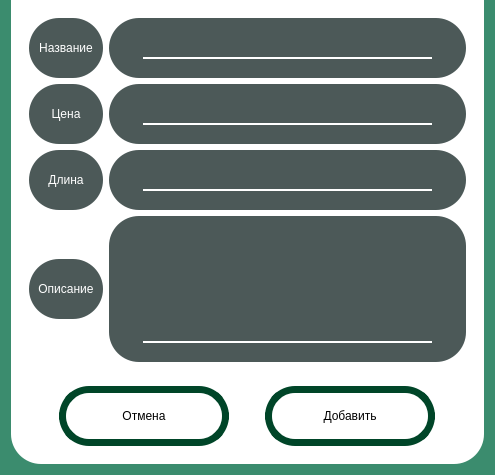
<?xml version="1.0" encoding="UTF-8"?>
<ui version="4.0">
 <class>AddServiceWindow</class>
 <widget class="QDialog" name="AddServiceWindow">
  <property name="geometry">
   <rect>
    <x>0</x>
    <y>0</y>
    <width>495</width>
    <height>475</height>
   </rect>
  </property>
  <property name="minimumSize">
   <size>
    <width>495</width>
    <height>475</height>
   </size>
  </property>
  <property name="maximumSize">
   <size>
    <width>495</width>
    <height>475</height>
   </size>
  </property>
  <property name="windowTitle">
   <string>Dialog</string>
  </property>
  <property name="styleSheet">
   <string notr="true">background-color:#3B8C6E</string>
  </property>
  <layout class="QGridLayout" name="gridLayout">
   <property name="topMargin">
    <number>0</number>
   </property>
   <item row="0" column="0">
    <widget class="QWidget" name="widget" native="true">
     <property name="styleSheet">
      <string notr="true">background:white;
border-bottom-left-radius:30;
border-bottom-right-radius:30
</string>
     </property>
     <layout class="QGridLayout" name="gridLayout_2">
      <property name="topMargin">
       <number>9</number>
      </property>
      <item row="1" column="0" alignment="Qt::AlignmentFlag::AlignBottom">
       <widget class="QWidget" name="widget_15" native="true">
        <layout class="QHBoxLayout" name="horizontalLayout">
         <item>
          <widget class="QPushButton" name="PBCancel">
           <property name="minimumSize">
            <size>
             <width>0</width>
             <height>60</height>
            </size>
           </property>
           <property name="maximumSize">
            <size>
             <width>170</width>
             <height>16777215</height>
            </size>
           </property>
           <property name="styleSheet">
            <string notr="true">QPushButton{
	border-radius:30;
	background-color:white;
	color:black;
	border: 7px solid #004528;
}

QPushButton:hover{
        background-color:#ACACAC;
}</string>
           </property>
           <property name="text">
            <string>Отмена</string>
           </property>
           <property name="autoDefault">
            <bool>false</bool>
           </property>
          </widget>
         </item>
         <item>
          <widget class="QPushButton" name="PBAdd">
           <property name="minimumSize">
            <size>
             <width>0</width>
             <height>60</height>
            </size>
           </property>
           <property name="maximumSize">
            <size>
             <width>170</width>
             <height>16777215</height>
            </size>
           </property>
           <property name="styleSheet">
            <string notr="true">QPushButton{
	border-radius:30;
	background-color:white;
	color:black;
	border: 7px solid #004528;
}

QPushButton:hover{
        background-color:#ACACAC;
}</string>
           </property>
           <property name="text">
            <string>Добавить</string>
           </property>
           <property name="autoDefault">
            <bool>false</bool>
           </property>
          </widget>
         </item>
        </layout>
       </widget>
      </item>
      <item row="0" column="0">
       <widget class="QWidget" name="widget_3" native="true">
        <property name="minimumSize">
         <size>
          <width>0</width>
          <height>0</height>
         </size>
        </property>
        <layout class="QGridLayout" name="gridLayout_3">
         <property name="topMargin">
          <number>9</number>
         </property>
         <item row="0" column="0">
          <widget class="QWidget" name="widget_2" native="true">
           <property name="maximumSize">
            <size>
             <width>16777215</width>
             <height>60</height>
            </size>
           </property>
           <property name="styleSheet">
            <string notr="true">background:#4C5958;
border-radius:30</string>
           </property>
           <layout class="QGridLayout" name="gridLayout_9">
            <item row="0" column="0">
             <widget class="QLabel" name="label_6">
              <property name="layoutDirection">
               <enum>Qt::LayoutDirection::LeftToRight</enum>
              </property>
              <property name="styleSheet">
               <string notr="true">color:white</string>
              </property>
              <property name="text">
               <string>Название</string>
              </property>
              <property name="alignment">
               <set>Qt::AlignmentFlag::AlignCenter</set>
              </property>
             </widget>
            </item>
           </layout>
          </widget>
         </item>
         <item row="0" column="1">
          <widget class="QWidget" name="widget_4" native="true">
           <property name="minimumSize">
            <size>
             <width>0</width>
             <height>60</height>
            </size>
           </property>
           <property name="maximumSize">
            <size>
             <width>16777215</width>
             <height>60</height>
            </size>
           </property>
           <property name="styleSheet">
            <string notr="true">background:#4C5958;
border-radius:30</string>
           </property>
           <layout class="QGridLayout" name="gridLayout_10">
            <item row="0" column="0">
             <widget class="QLineEdit" name="LEName">
              <property name="styleSheet">
               <string notr="true">border: 0px solid red;
border-bottom: 2px solid white;
color:white;
height: 25px;
margin: 10 25</string>
              </property>
              <property name="maxLength">
               <number>45</number>
              </property>
              <property name="alignment">
               <set>Qt::AlignmentFlag::AlignCenter</set>
              </property>
             </widget>
            </item>
           </layout>
          </widget>
         </item>
         <item row="1" column="0">
          <widget class="QWidget" name="widget_5" native="true">
           <property name="maximumSize">
            <size>
             <width>16777215</width>
             <height>60</height>
            </size>
           </property>
           <property name="styleSheet">
            <string notr="true">background:#4C5958;
border-radius:30</string>
           </property>
           <layout class="QGridLayout" name="gridLayout_8">
            <item row="0" column="0">
             <widget class="QLabel" name="label_5">
              <property name="layoutDirection">
               <enum>Qt::LayoutDirection::LeftToRight</enum>
              </property>
              <property name="styleSheet">
               <string notr="true">color:white</string>
              </property>
              <property name="text">
               <string>Цена</string>
              </property>
              <property name="alignment">
               <set>Qt::AlignmentFlag::AlignCenter</set>
              </property>
             </widget>
            </item>
           </layout>
          </widget>
         </item>
         <item row="1" column="1">
          <widget class="QWidget" name="widget_6" native="true">
           <property name="minimumSize">
            <size>
             <width>0</width>
             <height>60</height>
            </size>
           </property>
           <property name="maximumSize">
            <size>
             <width>16777215</width>
             <height>60</height>
            </size>
           </property>
           <property name="styleSheet">
            <string notr="true">background:#4C5958;
border-radius:30</string>
           </property>
           <layout class="QGridLayout" name="gridLayout_11">
            <item row="0" column="0">
             <widget class="QLineEdit" name="LEPrice">
              <property name="styleSheet">
               <string notr="true">border: 0px solid red;
border-bottom: 2px solid white;
color:white;
height: 25px;
margin: 10 25</string>
              </property>
              <property name="maxLength">
               <number>45</number>
              </property>
              <property name="alignment">
               <set>Qt::AlignmentFlag::AlignCenter</set>
              </property>
             </widget>
            </item>
           </layout>
          </widget>
         </item>
         <item row="2" column="0">
          <widget class="QWidget" name="widget_7" native="true">
           <property name="maximumSize">
            <size>
             <width>16777215</width>
             <height>60</height>
            </size>
           </property>
           <property name="styleSheet">
            <string notr="true">background:#4C5958;
border-radius:30</string>
           </property>
           <layout class="QGridLayout" name="gridLayout_7">
            <item row="0" column="0">
             <widget class="QLabel" name="label_4">
              <property name="layoutDirection">
               <enum>Qt::LayoutDirection::LeftToRight</enum>
              </property>
              <property name="styleSheet">
               <string notr="true">color:white</string>
              </property>
              <property name="text">
               <string>Длина</string>
              </property>
              <property name="alignment">
               <set>Qt::AlignmentFlag::AlignCenter</set>
              </property>
             </widget>
            </item>
           </layout>
          </widget>
         </item>
         <item row="2" column="1">
          <widget class="QWidget" name="widget_8" native="true">
           <property name="minimumSize">
            <size>
             <width>0</width>
             <height>60</height>
            </size>
           </property>
           <property name="maximumSize">
            <size>
             <width>16777215</width>
             <height>60</height>
            </size>
           </property>
           <property name="styleSheet">
            <string notr="true">background:#4C5958;
border-radius:30</string>
           </property>
           <layout class="QGridLayout" name="gridLayout_12">
            <item row="0" column="0">
             <widget class="QLineEdit" name="LEDuration">
              <property name="styleSheet">
               <string notr="true">border: 0px solid red;
border-bottom: 2px solid white;
color:white;
height: 25px;
margin: 10 25</string>
              </property>
              <property name="maxLength">
               <number>45</number>
              </property>
              <property name="alignment">
               <set>Qt::AlignmentFlag::AlignCenter</set>
              </property>
             </widget>
            </item>
           </layout>
          </widget>
         </item>
         <item row="3" column="0">
          <widget class="QWidget" name="widget_9" native="true">
           <property name="maximumSize">
            <size>
             <width>16777215</width>
             <height>60</height>
            </size>
           </property>
           <property name="styleSheet">
            <string notr="true">background:#4C5958;
border-radius:30</string>
           </property>
           <layout class="QGridLayout" name="gridLayout_6">
            <item row="0" column="0">
             <widget class="QLabel" name="label_3">
              <property name="layoutDirection">
               <enum>Qt::LayoutDirection::LeftToRight</enum>
              </property>
              <property name="styleSheet">
               <string notr="true">color:white</string>
              </property>
              <property name="text">
               <string>Описание</string>
              </property>
              <property name="alignment">
               <set>Qt::AlignmentFlag::AlignCenter</set>
              </property>
             </widget>
            </item>
           </layout>
          </widget>
         </item>
         <item row="3" column="1">
          <widget class="QWidget" name="widget_12" native="true">
           <property name="minimumSize">
            <size>
             <width>0</width>
             <height>60</height>
            </size>
           </property>
           <property name="maximumSize">
            <size>
             <width>16777215</width>
             <height>150</height>
            </size>
           </property>
           <property name="styleSheet">
            <string notr="true">background:#4C5958;
border-radius:30</string>
           </property>
           <layout class="QGridLayout" name="gridLayout_4">
            <item row="0" column="0">
             <widget class="QTextEdit" name="TEDescription">
              <property name="styleSheet">
               <string notr="true">border: 0px solid red;
border-bottom: 2px solid white;
border-radius:0;
color:white;
height: 25px;
margin: 10 25</string>
              </property>
             </widget>
            </item>
           </layout>
          </widget>
         </item>
        </layout>
       </widget>
      </item>
     </layout>
    </widget>
   </item>
  </layout>
 </widget>
 <resources/>
 <connections/>
</ui>
